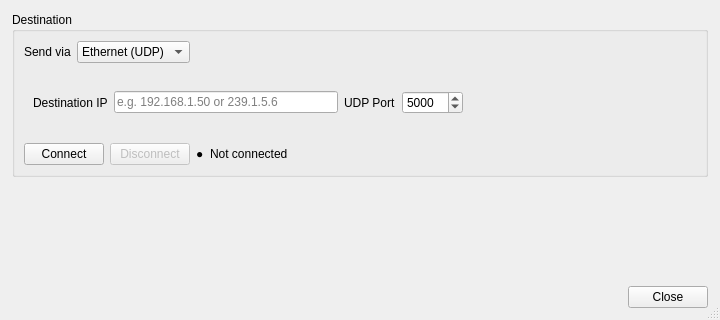
<?xml version="1.0" encoding="UTF-8"?>
<ui version="4.0">
 <class>ConnectionSettingsDialog</class>
 <widget class="QDialog" name="ConnectionSettingsDialog">
  <property name="geometry"><rect><x>0</x><y>0</y><width>720</width><height>320</height></rect></property>
  <property name="minimumSize"><size><width>560</width><height>0</height></size></property>
  <property name="windowTitle"><string>Connection Settings</string></property>
  <property name="sizeGripEnabled"><bool>true</bool></property>
  <layout class="QVBoxLayout" name="rootLayout">
   <property name="spacing"><number>10</number></property>
   <property name="leftMargin"><number>12</number></property>
   <property name="topMargin"><number>12</number></property>
   <property name="rightMargin"><number>12</number></property>
   <property name="bottomMargin"><number>12</number></property>
   <item>
    <widget class="QGroupBox" name="grpDestination">
     <property name="title"><string>Destination</string></property>
     <layout class="QVBoxLayout" name="destinationLayout">
      <item>
       <layout class="QHBoxLayout" name="destTypeLayout">
        <item><widget class="QLabel" name="lblDestType"><property name="text"><string>Send via</string></property></widget></item>
        <item><widget class="QComboBox" name="cmbDestinationType">
         <property name="toolTip"><string>Where the simulated data is sent: UDP (IP + port), TCP (connect to a host + port) or a serial COM port.</string></property>
         <item><property name="text"><string>Ethernet (UDP)</string></property></item>
         <item><property name="text"><string>Ethernet (TCP)</string></property></item>
         <item><property name="text"><string>Serial Port</string></property></item>
        </widget></item>
        <item><spacer name="destTypeStretch"><property name="orientation"><enum>Qt::Horizontal</enum></property><property name="sizeHint" stdset="0"><size><width>40</width><height>20</height></size></property></spacer></item>
       </layout>
      </item>
      <item>
       <widget class="QStackedWidget" name="stackDestination">
        <widget class="QWidget" name="pageUdp">
         <layout class="QGridLayout" name="udpPageLayout">
          <item row="0" column="0"><widget class="QLabel" name="lblUdpIp"><property name="text"><string>Destination IP</string></property></widget></item>
          <item row="0" column="1"><widget class="QLineEdit" name="txtUdpIp"><property name="placeholderText"><string>e.g. 192.168.1.50 or 239.1.5.6</string></property><property name="toolTip"><string>IPv4 address of the receiver (a multicast group like 239.x.x.x also works).</string></property></widget></item>
          <item row="0" column="2"><widget class="QLabel" name="lblUdpPort"><property name="text"><string>UDP Port</string></property></widget></item>
          <item row="0" column="3"><widget class="QSpinBox" name="spinUdpPort"><property name="minimum"><number>1</number></property><property name="maximum"><number>65535</number></property><property name="value"><number>5000</number></property><property name="toolTip"><string>UDP port the receiver listens on.</string></property></widget></item>
          <item row="0" column="4"><spacer name="udpStretch"><property name="orientation"><enum>Qt::Horizontal</enum></property><property name="sizeHint" stdset="0"><size><width>40</width><height>20</height></size></property></spacer></item>
         </layout>
        </widget>
        <widget class="QWidget" name="pageTcp">
         <layout class="QGridLayout" name="tcpPageLayout">
          <item row="0" column="0"><widget class="QLabel" name="lblTcpIp"><property name="text"><string>Server host/IP</string></property></widget></item>
          <item row="0" column="1"><widget class="QLineEdit" name="txtTcpIp"><property name="placeholderText"><string>e.g. 192.168.1.50 or 127.0.0.1</string></property><property name="toolTip"><string>IPv4 address or hostname of the TCP server to connect to (e.g. the reader in TCP Listen mode).</string></property></widget></item>
          <item row="0" column="2"><widget class="QLabel" name="lblTcpPort"><property name="text"><string>TCP Port</string></property></widget></item>
          <item row="0" column="3"><widget class="QSpinBox" name="spinTcpPort"><property name="minimum"><number>1</number></property><property name="maximum"><number>65535</number></property><property name="value"><number>5000</number></property><property name="toolTip"><string>TCP port the server listens on.</string></property></widget></item>
          <item row="0" column="4"><spacer name="tcpStretch"><property name="orientation"><enum>Qt::Horizontal</enum></property><property name="sizeHint" stdset="0"><size><width>40</width><height>20</height></size></property></spacer></item>
         </layout>
        </widget>
        <widget class="QWidget" name="pageSerial">
         <layout class="QGridLayout" name="serialPageLayout">
          <item row="0" column="0"><widget class="QLabel" name="lblSerialPort"><property name="text"><string>Port</string></property></widget></item>
          <item row="0" column="1"><widget class="QComboBox" name="cmbSerialPort"><property name="editable"><bool>true</bool></property><property name="toolTip"><string>Serial COM port to send on. Press Refresh to re-scan the ports available on this PC.</string></property></widget></item>
          <item row="0" column="2"><widget class="QPushButton" name="btnRefreshSerialPorts"><property name="text"><string>Refresh</string></property><property name="toolTip"><string>Re-scan the serial ports available on this PC.</string></property></widget></item>
          <item row="0" column="3"><widget class="QLabel" name="lblSerialBaud"><property name="text"><string>Baud rate</string></property></widget></item>
          <item row="0" column="4"><widget class="QComboBox" name="cmbSerialBaud">
           <property name="editable"><bool>true</bool></property>
           <item><property name="text"><string>115200</string></property></item>
           <item><property name="text"><string>9600</string></property></item>
           <item><property name="text"><string>4800</string></property></item>
           <item><property name="text"><string>19200</string></property></item>
           <item><property name="text"><string>38400</string></property></item>
           <item><property name="text"><string>57600</string></property></item>
           <item><property name="text"><string>230400</string></property></item>
           <item><property name="text"><string>460800</string></property></item>
           <item><property name="text"><string>921600</string></property></item>
          </widget></item>
          <item row="1" column="0"><widget class="QLabel" name="lblSerialDataBits"><property name="text"><string>Data bits</string></property></widget></item>
          <item row="1" column="1"><widget class="QComboBox" name="cmbSerialDataBits">
           <item><property name="text"><string>8</string></property></item>
           <item><property name="text"><string>7</string></property></item>
           <item><property name="text"><string>6</string></property></item>
           <item><property name="text"><string>5</string></property></item>
          </widget></item>
          <item row="1" column="2"><widget class="QLabel" name="lblSerialParity"><property name="text"><string>Parity</string></property></widget></item>
          <item row="1" column="3"><widget class="QComboBox" name="cmbSerialParity">
           <item><property name="text"><string>None</string></property></item>
           <item><property name="text"><string>Even</string></property></item>
           <item><property name="text"><string>Odd</string></property></item>
           <item><property name="text"><string>Mark</string></property></item>
           <item><property name="text"><string>Space</string></property></item>
          </widget></item>
          <item row="1" column="4"><widget class="QLabel" name="lblSerialStopBits"><property name="text"><string>Stop bits</string></property></widget></item>
          <item row="1" column="5"><widget class="QComboBox" name="cmbSerialStopBits">
           <item><property name="text"><string>1</string></property></item>
           <item><property name="text"><string>1.5</string></property></item>
           <item><property name="text"><string>2</string></property></item>
          </widget></item>
         </layout>
        </widget>
       </widget>
      </item>
      <item>
       <layout class="QHBoxLayout" name="connectLayout">
        <item><widget class="QPushButton" name="btnConnect"><property name="text"><string>Connect</string></property><property name="toolTip"><string>Open the link and send a short health-check message. Green dot = transmitted; red dot = the link could not be opened or the send failed (a warning explains why).</string></property></widget></item>
        <item><widget class="QPushButton" name="btnDisconnect"><property name="text"><string>Disconnect</string></property><property name="enabled"><bool>false</bool></property><property name="toolTip"><string>Close the link.</string></property></widget></item>
        <item><widget class="QLabel" name="lblLinkDot"><property name="text"><string>●</string></property></widget></item>
        <item><widget class="QLabel" name="lblLinkStatus"><property name="text"><string>Not connected</string></property></widget></item>
        <item><spacer name="connectStretch"><property name="orientation"><enum>Qt::Horizontal</enum></property><property name="sizeHint" stdset="0"><size><width>40</width><height>20</height></size></property></spacer></item>
       </layout>
      </item>
     </layout>
    </widget>
   </item>
   <item><spacer name="vStretch"><property name="orientation"><enum>Qt::Vertical</enum></property><property name="sizeHint" stdset="0"><size><width>20</width><height>20</height></size></property></spacer></item>
   <item>
    <widget class="QDialogButtonBox" name="buttonBox"><property name="orientation"><enum>Qt::Horizontal</enum></property><property name="standardButtons"><set>QDialogButtonBox::Close</set></property></widget>
   </item>
  </layout>
 </widget>
 <resources/>
 <connections/>
</ui>
